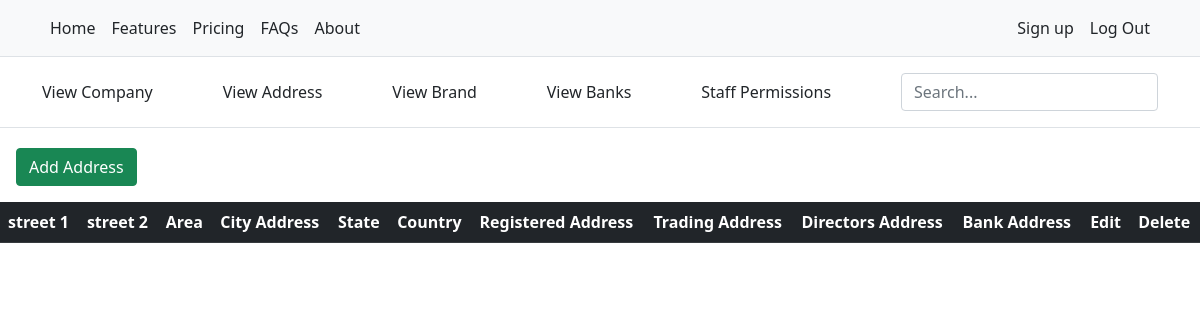
Before: /address (signed in) with the older database file.
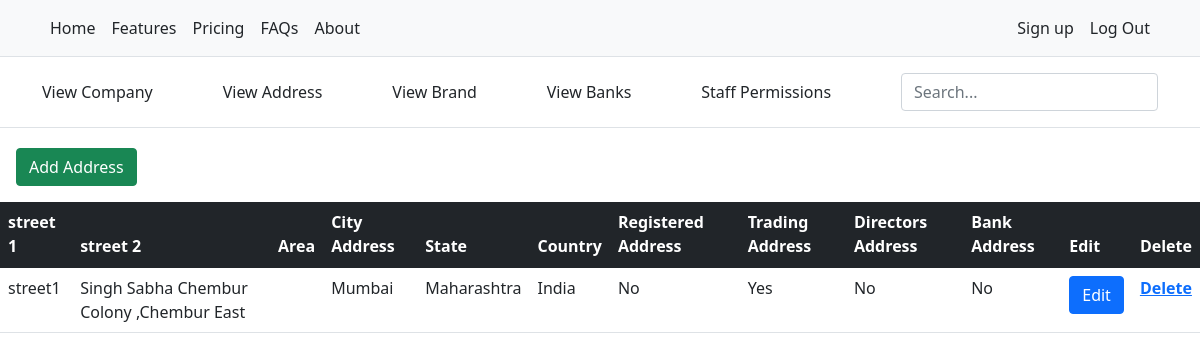
After: the same page with the newer database file.
### Business_Admin/models.py (models this page shows, shortened)
class Address(models.Model):
    user = models.ForeignKey('auth.user', on_delete=models.CASCADE, blank=True, null=True)
    street1 = models.CharField(max_length=200, help_text='Enter street address 1')
    street2 = models.CharField(max_length=200, blank=True, help_text='Enter street address 2')
    area = models.CharField(max_length=200, blank=True, help_text='Enter area')
    city = models.CharField(max_length=200, help_text='Enter city')
    state = models.CharField(max_length=200, help_text='Enter state')
    country = models.CharField(max_length=200, help_text='Enter country')
    registered_address = models.BooleanField(help_text='Click to select as registered address')
    trading_address = models.BooleanField(help_text='Click to select as trading address')
    directors_address = models.BooleanField(help_text='Click to select as director address')
    my_bank_address = models.BooleanField(help_text='Click to select as Bank address', blank=True, default=False)

### Business_Admin/views.py (the view, shortened to what this page needs)
# urls.py: path('address', login_required(AddressView.as_view()), name='address_view'),
class AddressView(View):
    def get(self, request):
        data = {'address':Address.objects.filter(user=request.user)}
        return render(request, 'business_admin/address.html', data)

### templates/business_admin/address.html (shortened to what this page needs)
{% extends 'base/base.html' %}{% load static %}{% block title %}Address{% endblock %} {% block stylesheets %}{% endblock %} {% block container %} {% include 'business_admin/header2.html' %}
<div>
    <a href="/" class="btn btn-success m-3">Add Address</a>
</div>
<div>
    <table class="table">
        <thead class="table-dark">
            <tr>
                <th>street 1</th>
                <th>street 2</th>
                <th>Area</th>
                <th>City Address</th>
                <th>State</th>
                <th>Country</th>
                <th>Registered Address</th>
                <th>Trading Address</th>
                <th>Directors Address</th>
                <th>Bank Address</th>
                <th>Edit</th>
                <th>Delete</th>
            </tr>
        </thead>
        <tbody>
            {% for i in address %}
            <tr>
                <td>{{i.street1}}</td>
                <td>{{i.street2}}</td>
                <td>{{i.area}}</td>
                <td>{{i.city}}</td>
                <td>{{i.state}}</td>
                <td>{{i.country}}</td>
                <td>{% if i.registered_address == True %}Yes {% else %}No {% endif %}</td>
                <td>{% if i.trading_address == True %}Yes {% else %}No {% endif %}</td>
                <td>{% if i.directors_address == True %}Yes {% else %}No {% endif %}</td>
                <td>{% if i.my_bank_address == True %}Yes {% else %}No {% endif %}</td>
                <td><button class="btn btn-primary" type="button" data-bs-toggle="offcanvas" data-bs-target="#offcanvasRight" aria-controls="offcanvasRight">Edit</button></td>
                <th><a href="/address/{{i.id}}">Delete</a></th>
            </tr>
            {% endfor %}
        </tbody>
    </table>
</div>
{% endblock %} {% block javascripts %} {% endblock %}

Changed rows visible on the page:
added Address: street1 "street1", street2 "Singh Sabha Chembur Colony ,Chembur East", city "Mumbai", state "Maharashtra", country "India", registered_address "No", trading_address "Yes", directors_address "No", my_bank_address "No"
